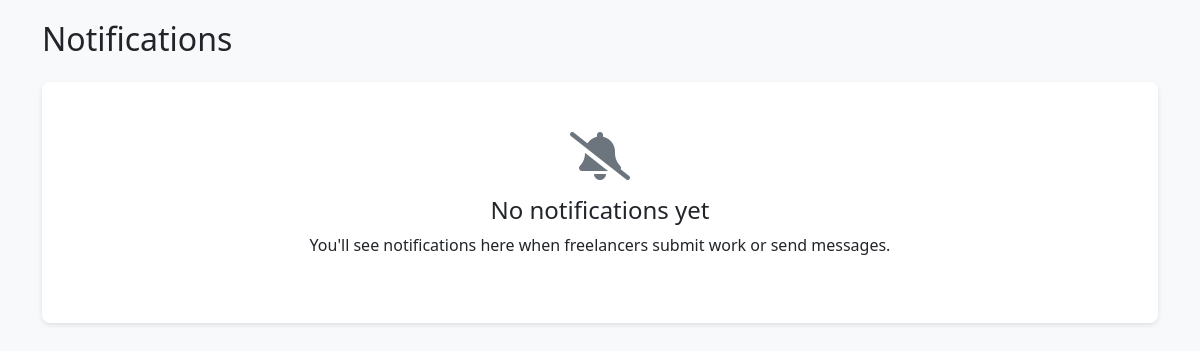
The page /PHPUIFiles/notifications.php (signed in) on the database as committed earlier.
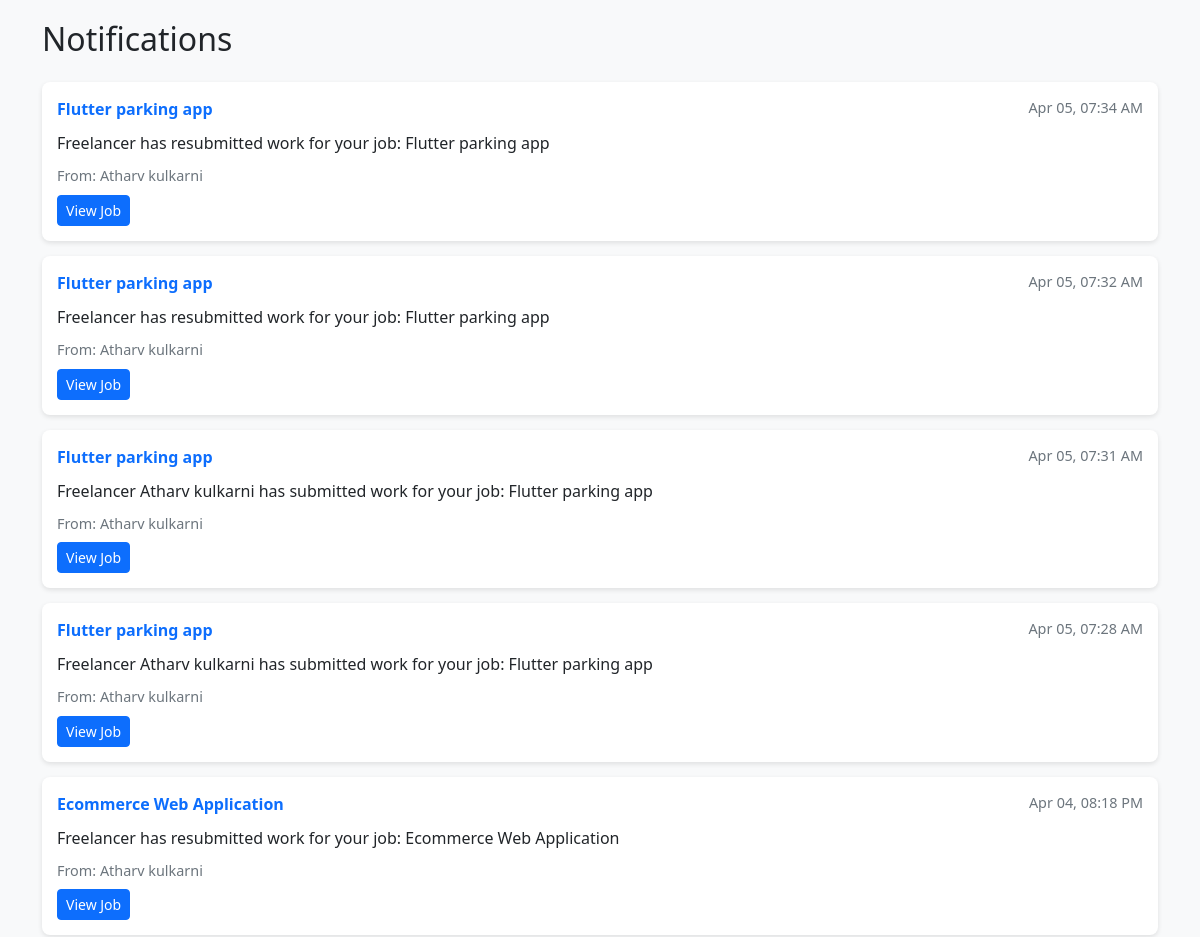
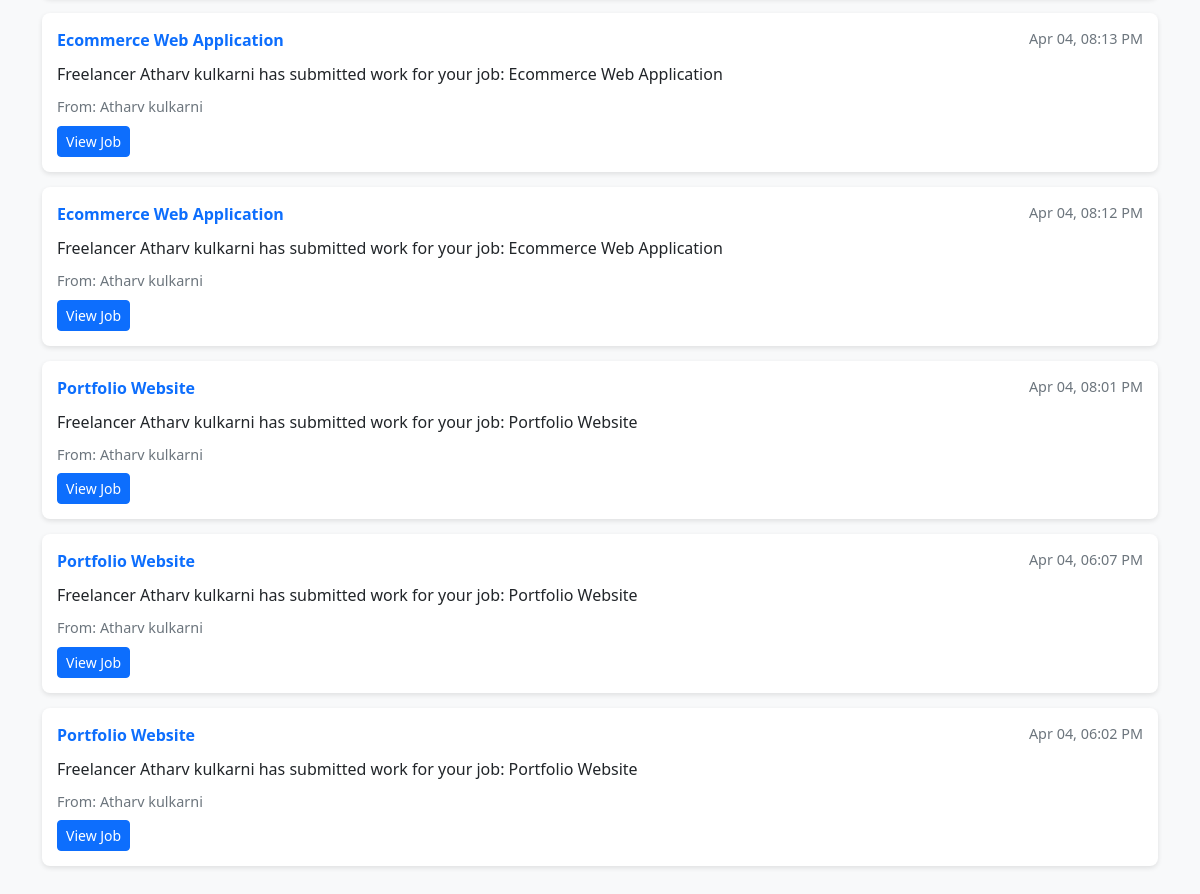
The same page on the database as committed later (2 pictures, top to bottom).
### tables this page shows
CREATE TABLE notifications (
    id INTEGER PRIMARY KEY AUTOINCREMENT,
    user_id INTEGER NOT NULL,
    job_id INTEGER NOT NULL,
    freelancer_id INTEGER NOT NULL,
    message TEXT NOT NULL,
    is_read BOOLEAN DEFAULT 0,
    created_at TEXT DEFAULT CURRENT_TIMESTAMP,
    FOREIGN KEY (user_id) REFERENCES users(id),
    FOREIGN KEY (job_id) REFERENCES jobs(id),
    FOREIGN KEY (freelancer_id) REFERENCES freelancers(id)
);

CREATE TABLE "jobs" (
	"id"	INTEGER,
	"username"	TEXT NOT NULL,
	"job_title"	TEXT NOT NULL,
	"job_category"	NUMERIC NOT NULL,
	"job_description"	NUMERIC NOT NULL,
	"primary_skill"	TEXT NOT NULL,
	"additional_skills"	NUMERIC,
	"experience_level"	TEXT NOT NULL,
	"budget"	REAL NOT NULL,
	"deadline"	DATE NOT NULL,
	"attachments"	TEXT,
	"additional_questions"	TEXT,
	"status"	TEXT DEFAULT 'Open',
	"NoOfbidsReceived"	INTEGER DEFAULT 0,
	"posted_date"	DATETIME DEFAULT CURRENT_TIMESTAMP, user_id INTEGER,
	PRIMARY KEY("id" AUTOINCREMENT)
);

CREATE TABLE "freelancers" (
	"id"	INTEGER,
	"name"	TEXT NOT NULL,
	"username"	TEXT NOT NULL,
	"password"	TEXT NOT NULL,
	"email"	TEXT NOT NULL,
	"contact"	TEXT NOT NULL,
	"gender"	TEXT NOT NULL,
	"dob"	TEXT NOT NULL,
	"skills"	TEXT NOT NULL,
	"tools"	TEXT NOT NULL,
	"tagline"	TEXT NOT NULL,
	"about_me"	TEXT NOT NULL,
	"experience"	INTEGER NOT NULL,
	"languages"	TEXT NOT NULL,
	"availability"	TEXT NOT NULL,
	"degree"	TEXT NOT NULL,
	"institute"	TEXT NOT NULL,
	"graduation_year"	INTEGER NOT NULL,
	"profile_picture"	TEXT,
	"resume"	TEXT,
	"usertype"	TEXT NOT NULL, earnings REAL DEFAULT 0, pending_payments REAL DEFAULT 0,
	PRIMARY KEY("id" AUTOINCREMENT)
);

### PHPUIFiles/notifications.php (the view, shortened to what this page needs)
<?php
$db = new SQLite3('C:\xampp\htdocs\FreelanceMarketplace\Connection\Freelance_db.db');
$username = $_SESSION["username"];
$userQuery = $db->prepare("SELECT users_id FROM users WHERE username = :username");
$userQuery->bindValue(':username', $username, SQLITE3_TEXT);
$userResult = $userQuery->execute();
$user = $userResult->fetchArray(SQLITE3_ASSOC);
$user_id = $user['users_id'];
$notificationsQuery = $db->prepare("
    SELECT n.*, j.job_title, f.name as freelancer_name
    FROM notifications n
    JOIN jobs j ON n.job_id = j.id
    JOIN freelancers f ON n.freelancer_id = f.id
    WHERE n.user_id = :user_id
    ORDER BY n.created_at DESC
");
$notificationsQuery->bindValue(':user_id', $user_id, SQLITE3_INTEGER);
$notificationsResult = $notificationsQuery->execute();
?>
<!DOCTYPE html>
<html lang="en">
<head>
    <link rel="stylesheet" href="https://cdnjs.cloudflare.com/ajax/libs/font-awesome/6.0.0-beta3/css/all.min.css">
    <link rel="stylesheet" href="https://cdnjs.cloudflare.com/ajax/libs/bootstrap/5.3.0/css/bootstrap.min.css">
</head>
<body>
    <div class="container">
        <h2 class="mb-4">Notifications</h2>
        <?php if ($notification = $notificationsResult->fetchArray(SQLITE3_ASSOC)): ?>
            <div class="notification-list">
                <?php do { ?>
                    <div class="notification-card">
                        <div class="notification-header">
                            <span class="notification-title"><?= htmlspecialchars($notification['job_title']) ?></span>
                            <span class="notification-time"><?= date('M d, h:i A', strtotime($notification['created_at'])) ?></span>
                        </div>
                        <div class="notification-message">
                            <?= htmlspecialchars($notification['message']) ?>
                        </div>
                        <div class="notification-footer">
                            From: <?= htmlspecialchars($notification['freelancer_name']) ?>
                        </div>
                        <div class="mt-2">
                            <a href="job_details.php?id=<?= $notification['job_id'] ?>" class="btn btn-sm btn-primary">View Job</a>
                        </div>
                    </div>
                <?php } while ($notification = $notificationsResult->fetchArray(SQLITE3_ASSOC)); ?>
            </div>
        <?php else: ?>
            <div class="no-notifications">
                <i class="fas fa-bell-slash fa-3x mb-3" style="color: #6c757d;"></i>
                <h4>No notifications yet</h4>
                <p>You'll see notifications here when freelancers submit work or send messages.</p>
            </div>
        <?php endif; ?>
    </div>
</body>
</html>

Rows that differ between the two databases and show on the page:
added notifications: job.job_title "Flutter parking app", created_at "Apr 05, 07:34 AM", message "Freelancer has resubmitted work for your job: Flutter parking app", freelancer.name "Atharv kulkarni"
added notifications: job.job_title "Flutter parking app", created_at "Apr 05, 07:32 AM", message "Freelancer has resubmitted work for your job: Flutter parking app", freelancer.name "Atharv kulkarni"
added notifications: job.job_title "Flutter parking app", created_at "Apr 05, 07:31 AM", message "Freelancer Atharv kulkarni has submitted work for your job: Flutter parking app", freelancer.name "Atharv kulkarni"
added notifications: job.job_title "Flutter parking app", created_at "Apr 05, 07:28 AM", message "Freelancer Atharv kulkarni has submitted work for your job: Flutter parking app", freelancer.name "Atharv kulkarni"
added notifications: job.job_title "Ecommerce Web Application", created_at "Apr 04, 08:18 PM", message "Freelancer has resubmitted work for your job: Ecommerce Web Application", freelancer.name "Atharv kulkarni"
added notifications: job.job_title "Ecommerce Web Application", created_at "Apr 04, 08:13 PM", message "Freelancer Atharv kulkarni has submitted work for your job: Ecommerce Web Application", freelancer.name "Atharv kulkarni"
added notifications: job.job_title "Ecommerce Web Application", created_at "Apr 04, 08:12 PM", message "Freelancer Atharv kulkarni has submitted work for your job: Ecommerce Web Application", freelancer.name "Atharv kulkarni"
added notifications: job.job_title "Portfolio Website", created_at "Apr 04, 08:01 PM", message "Freelancer Atharv kulkarni has submitted work for your job: Portfolio Website", freelancer.name "Atharv kulkarni"
added notifications: job.job_title "Portfolio Website", created_at "Apr 04, 06:07 PM", message "Freelancer Atharv kulkarni has submitted work for your job: Portfolio Website", freelancer.name "Atharv kulkarni"
added notifications: job.job_title "Portfolio Website", created_at "Apr 04, 06:02 PM", message "Freelancer Atharv kulkarni has submitted work for your job: Portfolio Website", freelancer.name "Atharv kulkarni"
Other text that changed with them:
text no longer shown: "No notifications yet You'll see notifications here when freelancers submit work or send messages."
